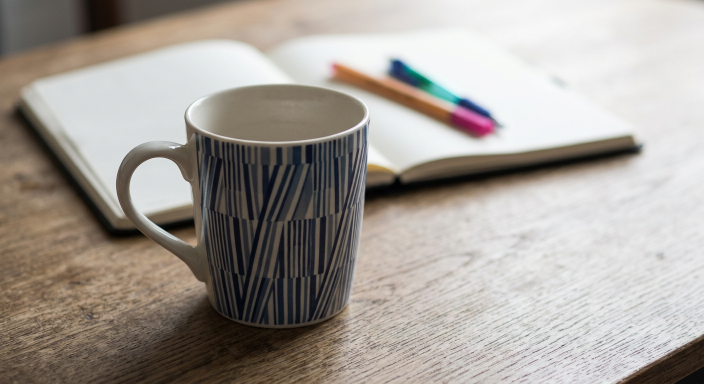
#> input picture 01/sample.jpeg, 1408 x 768 px (shown at 1/2 size)
$ python main.py
#> lines starting #> are read from the running program, lines starting #| are printed output that depends on the picture
import cv2 as cv
import matplotlib.pyplot as plt

img = cv.imread("sample.jpeg")
#> img is the input picture: shape (768, 1408, 3); mean B, G, R 152, 158.1, 164.7

if img is None:
    raise FileNotFoundError("please check the path")

## unresizeable window
cv.imshow("sample",img)

## resizeable window
#cv.namedWindow("win1",cv.WINDOW_NORMAL)
#cv.imshow("win1",img)
#cv.waitKey(0)


## image shape
height, width, channels = img.shape
#> height = 768; width = 1408; channels = 3
print(f"Image Shape:\nheight: {height}, width: {width}, channels: {channels}")
#| Image Shape:
#| height: 768, width: 1408, channels: 3

## crop the img
crpoed_img = img[0:3, 0:3 , :]
print("croped_img: ",crpoed_img)
#| croped_img:  [[[91 90 86]
#|   [91 90 86]
#|   [94 92 91]]
#|  [[90 89 85]
#|   [92 91 87]
#|   [94 92 91]]
#|  [[87 88 86]
#|   [90 91 89]
#|   [95 93 93]]]

## crop the img and show it
crpoed_img2 = img[0:100 , 0:300, :]
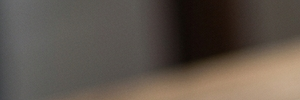
#> crpoed_img2: shape (100, 300, 3); mean B, G, R 75.1, 84.2, 93.9
cv.imshow("croped_img2", crpoed_img2)

print(img.shape, crpoed_img2.shape)
#| (768, 1408, 3) (100, 300, 3)
cv.waitKey(0)
cv.destroyAllWindows()


rgb_img = cv.cvtColor(img,cv.COLOR_BGR2RGB)
gray_img = cv.cvtColor(rgb_img,cv.COLOR_BGR2GRAY)
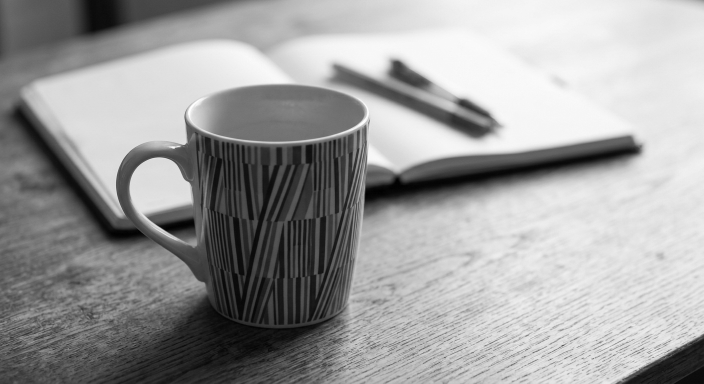
#> gray_img: shape (768, 1408) (shown at 1/2 size); min 0, max 255, mean 157

fig, axis = plt.subplots(1, 3, figsize=(12, 5))

axis[0].imshow(img)
axis[0].set_title("BGR image")
axis[0].axis("off")

axis[1].imshow(rgb_img)
axis[1].set_title("RGB image")
axis[1].axis("off")

axis[2].imshow(gray_img, cmap="gray")
axis[2].set_title("Gray image")
axis[2].axis("off")

cv.imshow("gray img", gray_img)

plt.tight_layout()
plt.show()
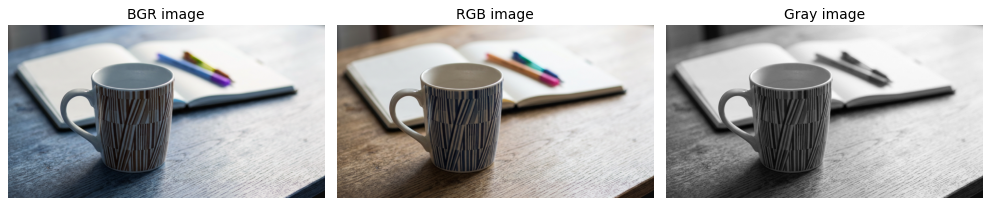
#> figure drawn by matplotlib, 3 panels; B, G, R data is drawn as R, G, B
